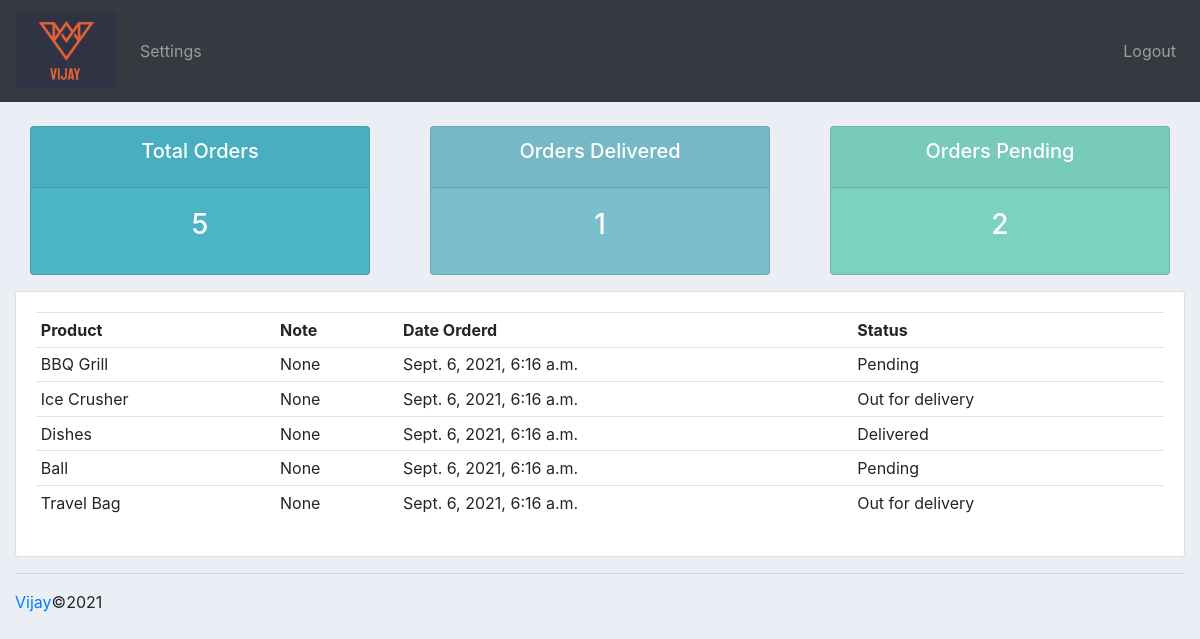
Page /user/ (signed in) on the committed database.
### accounts/models.py (models this page shows, shortened)
class Order(models.Model):
    STATUS = [
        ('Pending', 'Pending'),
        ('Out for delivery', 'Out for delivery'),
        ('Delivered', 'Delivered'),
    ]
    customer = models.ForeignKey(Customer, null=True, on_delete=models.SET_NULL)
    product = models.ForeignKey(Product, null=True, on_delete=models.SET_NULL)
    date_created = models.DateTimeField(auto_now_add=True, null=True)
    status = models.CharField(max_length=200, choices=STATUS ,null=True)
    note =  models.CharField(max_length=200,null=True)

class Product(models.Model):
    CATEGORY = [
        ('Indoor','Indoor'),
        ('Outdoor','Outdoor'),
    ]
    name = models.CharField(max_length=200, null=True)
    price = models.FloatField(null=True)
    category = models.CharField(max_length=200, choices=CATEGORY ,null=True)
    description = models.CharField(max_length=200, null=True)
    date_created = models.DateTimeField(auto_now_add=True, null=True)
    tags = models.ManyToManyField(Tag)
    def __str__(self):
        return self.name

### accounts/decorators.py (the view)
        def wrapper_func(request, *args, **kwargs):
            group = None
            if request.user.groups.exists():
                group = request.user.groups.all()[0].name
            if group in allowed_roles:
                return view_func(request, *args, **kwargs)
            else:
                return HttpResponse('You are not authourized to view this page')

### accounts/views.py (called while the page is built)
@login_required
@allowed_user(allowed_roles=['customer'])
def userPage(request):
    orders = request.user.customer.order_set.all()
    total_orders = orders.count()
    pending_orders = orders.filter(status='Pending').count()
    delivered_orders = orders.filter(status='Delivered').count()
    context = {
        'orders':orders,
        'total_orders':total_orders,
        'pending_orders':pending_orders,
        'delivered_orders':delivered_orders
    }
    return render(request, 'accounts/user.html', context)

### accounts/templates/accounts/user.html
{%  extends 'accounts/main.html' %}
{% block content %}
{%  include 'accounts/status.html' %}
<div class="row">
	<div class="col-md">
		<div class="card card-body">
			<table class="table table-sm">
				<tr>
					<th>Product</th>
					<th>Note</th>
					<th>Date Orderd</th>
					<th>Status</th>
				</tr>
				{% for order in orders %}
					<tr>
						<td>{{ order.product }}</td>
						<td>{{ order.note }}</td>
						<td>{{ order.date_created }}</td>
						<td>{{ order.status }}</td>
					</tr>
				{% endfor %}
			</table>
		</div>
	</div>
</div>
{% endblock %}

### static/css/main.css (style rules this page uses)
body { background-color: #ebeff5; }

### rows in the picture
Order: product "BBQ Grill", note "None", date_created "Sept. 6, 2021, 6:16 a.m.", status "Pending"
Order: product "Ice Crusher", note "None", date_created "Sept. 6, 2021, 6:16 a.m.", status "Out for delivery"
Order: product "Dishes", note "None", date_created "Sept. 6, 2021, 6:16 a.m.", status "Delivered"
Order: product "Ball", note "None", date_created "Sept. 6, 2021, 6:16 a.m.", status "Pending"
Order: product "Travel Bag", note "None", date_created "Sept. 6, 2021, 6:16 a.m.", status "Out for delivery"

### other values in the picture
{{ total_orders }} "5"
{{ delivered_orders }} "1"
{{ pending_orders }} "2"
